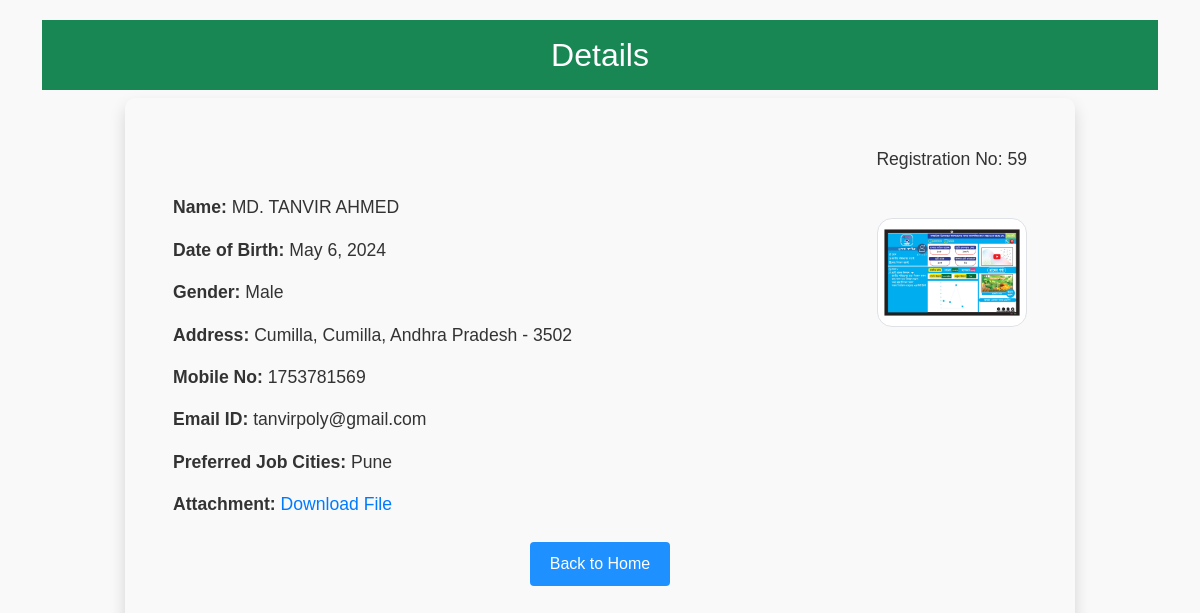
Screenshot of /59 with the database file from the repository.
### myapp/models.py (models this page shows)
class Resume(models.Model):
 name = models.CharField(max_length=100)
 dob = models.DateField(auto_now=False, auto_now_add=False)
 gender = models.CharField(max_length=100)
 city = models.CharField(max_length=100)
 pin = models.PositiveIntegerField()
 locality = models.CharField(max_length=100)
 state = models.CharField(choices=STATE_CHOICE, max_length=50)
 mobile = models.PositiveIntegerField()
 email = models.EmailField()
 job_city = models.CharField(max_length=50)
 profile_image = models.ImageField(upload_to='profileimg', blank=True)
 my_file = models.FileField(upload_to='doc', blank=True)

### myapp/views.py (the view, shortened to what this page needs)
# urls.py: path('<int:pk>', views.CandidateView.as_view(), name='candidate'),
class CandidateView(View):
 def get(self, request, pk):
  candidate = Resume.objects.get(pk=pk)
  return render(request, 'myapp/candidate.html', {'candidate':candidate})

### myapp/templatetags/myfilter.py (called while the page is built)
@register.filter(name='remove_special')
def remove_chars(value, arg):
 for character in arg:
  value = value.replace(character, "")
 return value

### myapp/templates/myapp/candidate.html (shortened to what this page needs)
<!DOCTYPE html>
{% load static %}
{% load static myfilter %}
<html lang="en">
<head>
  <link href="https://cdn.jsdelivr.net/npm/bootstrap@5.0.0-beta2/dist/css/bootstrap.min.css" rel="stylesheet">
   <link rel="stylesheet" href="{% static 'myapp/css/style.css' %}">
</head>
<body>
  <div class="container">
    <h1 class="btn-success text-center p-3">Details</h1>
    <div class="row">
      <div class="col-sm-10 shadow p-5 offset-sm-1">
        <p class="float-end">Registration No: {{candidate.id}}</p> <br> <br>
        <img src="{{candidate.profile_image.url}}" alt="Profile Image" class="img-fluid img-thumbnail float-end mt-4" width="150" height="150">
        <p><strong>Name:</strong> {{candidate.name}}</p>
        <p><strong>Date of Birth:</strong> {{candidate.dob}}</p>
        <p><strong>Gender:</strong> {{candidate.gender}}</p>
        <p><strong>Address:</strong> {{candidate.locality}}, {{candidate.city}}, {{candidate.state}} - {{candidate.pin}}</p>
        <p><strong>Mobile No:</strong> {{candidate.mobile}}</p>
        <p><strong>Email ID:</strong> {{candidate.email}}</p>
        <p><strong>Preferred Job Cities:</strong> {{candidate.job_city|remove_special:"[]'"}}</p>
        <p><strong>Attachment:</strong> <a href="{{candidate.my_file.url}}">Download File</a></p>
        <div class="text-center mt-4">
          <a href="/" class="btn btn-danger">Back to Home</a>
        </div>
      </div>
    </div>
  </div>
</body>
</html>

### myapp/static/myapp/css/style.css (style rules this page uses)
body { background-color: #f9f9f9; font-family: Arial, sans-serif; }
h1 { margin-top: 20px; font-size: 2rem; color: #dc3545; }
p { font-size: 1.1rem; color: #333; }
a { text-decoration: none; color: #007bff; }
.img-fluid { border-radius: 15px; }
.shadow { border-radius: 10px; }
.btn-danger { font-size: 1rem; padding: 10px 20px; }
.text-center { margin-top: 20px; }
.btn { background-color: DodgerBlue; border: none; color: white; font-size: 16px; cursor: pointer; }

### rows the page displays
Resume: id "59", profile_image (picture), name "MD. TANVIR AHMED", dob "May 6, 2024", gender "Male", locality "Cumilla", city "Cumilla", state "Andhra Pradesh", pin "3502", mobile "1753781569", email "tanvirpoly@gmail.com", job_city|remove_special "Pune"
